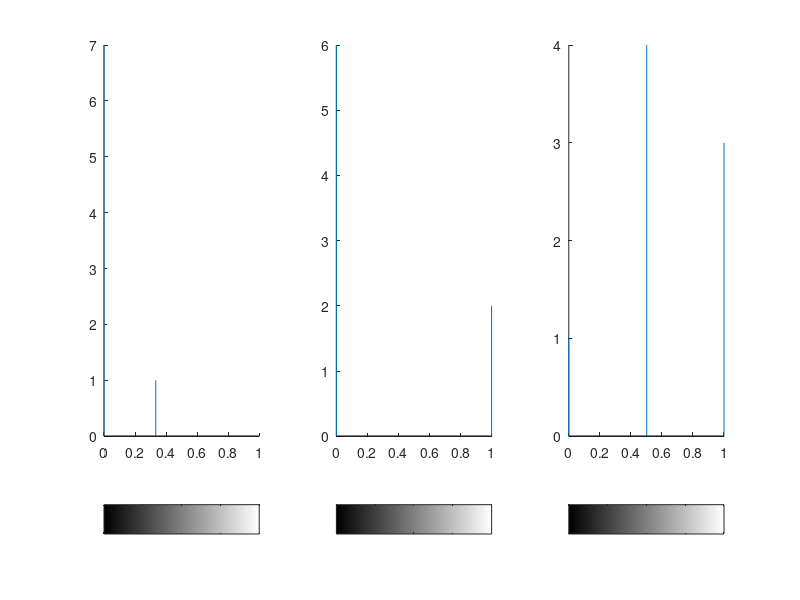

This chart was generated by the following MATLAB code:
img = zeros(2,4,3);
img = im2uint8(img);

img(:,:,1) = [128 128 128 128 ;
              255 255  0   0];

img(:,:,2) = [128 128 128 128 ;
              0 255  0   255];

img(:,:,3) = [128 128 128 128 ;
              0 255  0   0];
          
% imshow(img) 
hsv = rgb2hsv(img);
h   = hsv(:,:,1);
s   = hsv(:,:,2);
v   = hsv(:,:,3);

hsv = rescale(hsv,0,255);
subplot(1,3,1),imhist(h);
subplot(1,3,2),imhist(s);
subplot(1,3,3),imhist(v);